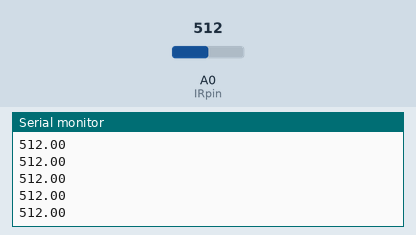
The sketch below on a simulated Arduino Uno, built with avr-gcc and run on an emulated ATmega328P. Shown: the last lines printed to the serial monitor. The inputs (shaded band) are chosen by the test bench; at power-on: A0 (IRpin) = 512.

Above: at 1.2 s.
1.3 s: A0 (IRpin) set to 716
At 1.56 s:
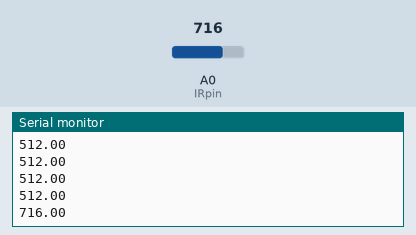
2.8 s: A0 (IRpin) set to 900
At 2.96 s:
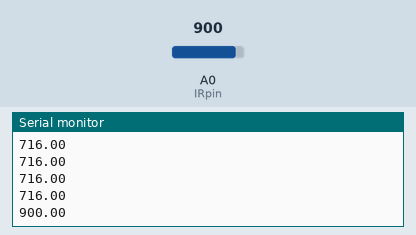
Timing chart, 0 to 5.8 s (numbered marks = the images above; inputs shaded):
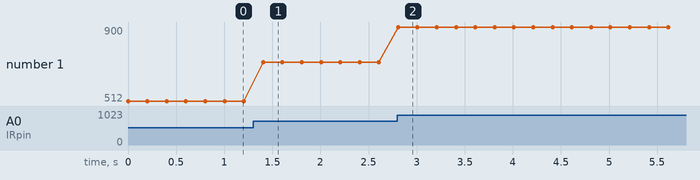

Measured:
- after the input at 1.3 s, the serial monitor: prints a new line after 0.10 s (image 1)
- after the input at 2.8 s, the serial monitor: prints a new line at once (image 2)
- plotted number 1: 512 → 716 after the input at 1.3 s, 716 → 900 after the input at 2.8 s

The sketch:

simpleIR.ino
```cpp
#define IRpin A0
void setup() {
  // put your setup code here, to run once:
  Serial.begin(9600);
}

void loop() {
  // put your main code here, to run repeatedly:
  double value = analogRead(IRpin);
  Serial.println(value);
  delay(200);
}
```
